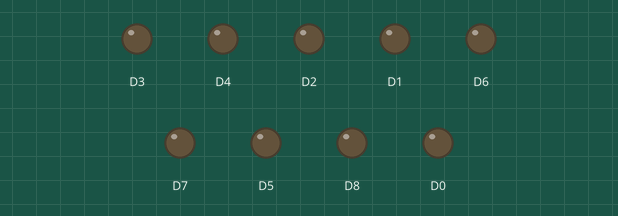
Bench run of a sketch on a simulated ESP8266 (NodeMCU). Shown: output pins drawn as LEDs (lit = HIGH).

Above: at 0.5 s.
At 3.5 s:
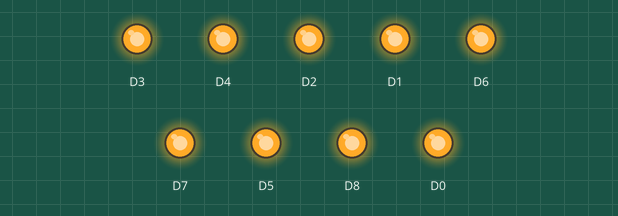
Timing chart, 0 to 4.6 s (numbered marks = the images above):
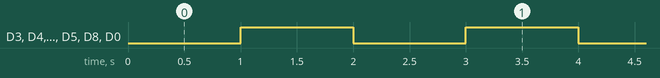

Measured:
- by itself, D3, D4, D2, D1, D6, D7, D5, D8, D0: alternates HIGH for 1.0 s and LOW for 1.0 s

The sketch:

03-blink-all-the-lights.ino
```cpp
void setup() {
  pinMode(D0, OUTPUT);
  pinMode(D1, OUTPUT);
  pinMode(D2, OUTPUT);
  pinMode(D3, OUTPUT);
  pinMode(D4, OUTPUT);
  pinMode(D5, OUTPUT);
  pinMode(D6, OUTPUT);
  pinMode(D7, OUTPUT);
  pinMode(D8, OUTPUT);
}

void loop() {
  digitalWrite(D0, LOW);
  digitalWrite(D1, LOW);
  digitalWrite(D2, LOW);
  digitalWrite(D3, LOW);
  digitalWrite(D4, LOW);
  digitalWrite(D5, LOW);
  digitalWrite(D6, LOW);
  digitalWrite(D7, LOW);
  digitalWrite(D8, LOW);

  delay(1000);

  digitalWrite(D0, HIGH);
  digitalWrite(D1, HIGH);
  digitalWrite(D2, HIGH);
  digitalWrite(D3, HIGH);
  digitalWrite(D4, HIGH);
  digitalWrite(D5, HIGH);
  digitalWrite(D6, HIGH);
  digitalWrite(D7, HIGH);
  digitalWrite(D8, HIGH);

  delay(1000);
}
```
